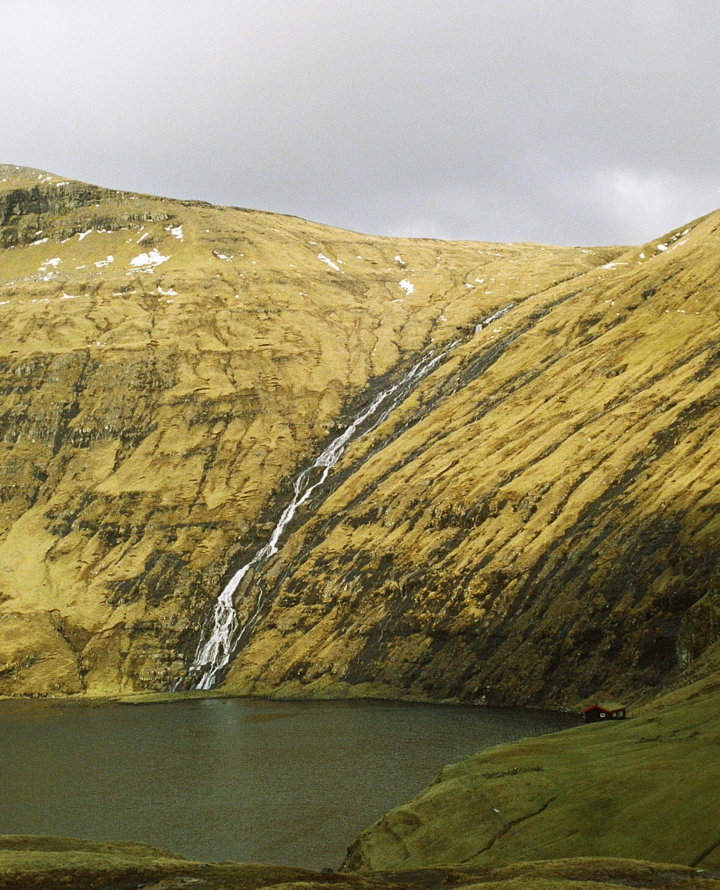
%> input picture Examples/faroe.jpg, 1440 x 1779 px (shown at 1/2 size)
$ octave --eval "dither('Examples/faroe.jpg');"   (GNU Octave 9; MATLAB toolbox functions it lacks are replaced by stand-ins)
%> lines starting %> are read from the running program, lines starting %| are printed output that depends on the picture; in (x1, y1, x2, y2) boxes, pixels count from 0 and x2, y2 are one past the last pixel; in counts of white or black regions, pixels touching at a corner belong together; the program's own positions count from 1
function[] = dither(inputimage,edgethreshold);
%> called with inputimage = 'Examples/faroe.jpg'
%8x8 DITHERING FUNCTION
threshold = [ 0,48,12,60, 3,51,15,63; 32,16,44,28,35,19,47,31;8,56, 4,52,11,59, 7,55;40,24,36,20,43,27,39,23;2,50,14,62, 1,49,13,61;
34,18,46,30,33,17,45,29;10,58, 6,54, 9,57, 5,53;42,26,38,22,41,25,37,21];
%this is the 8x8 bayers threshold matrix

IMG = imread(inputimage);
%> IMG is the input picture: size 1779x1440x3 uint8; mean R, G, B 145.5, 136.4, 98.6
scale = 1280/sum(size(IMG));
%> scale = 0.397
IMG = imresize(IMG,scale);
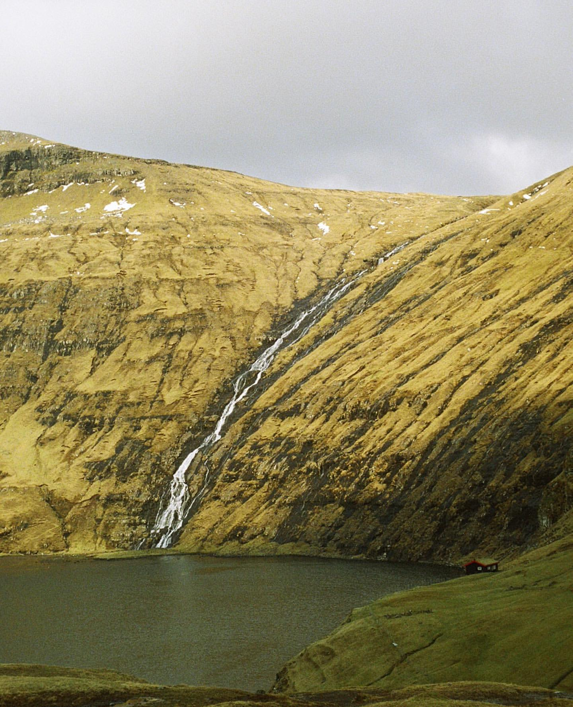
%> IMG: size 707x573x3 uint8; mean R, G, B 145.5, 136.4, 98.6

%EDGE TARGET DETECT
if nargin == 1
    BW = edge(IMG(:,:,1),'Prewitt');
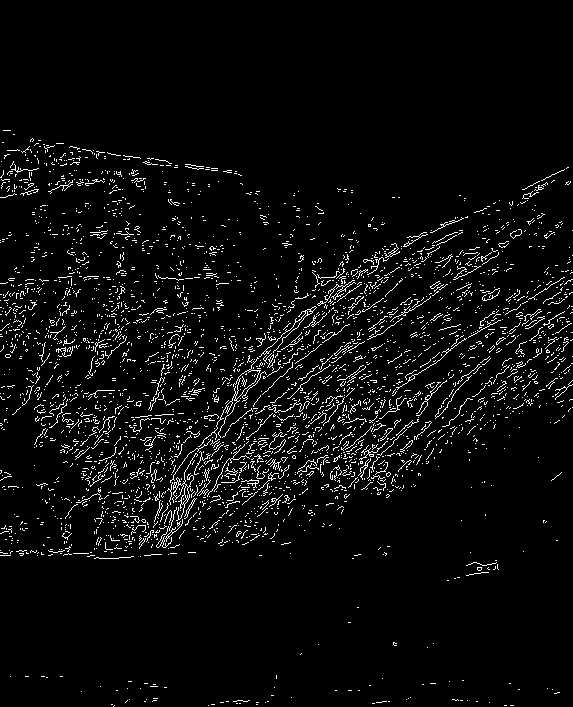
%> BW: size 707x573 logical; 4.5% white in thin lines or dots, all inside (x1, y1, x2, y2) = (0, 130, 573, 707)
else
    BW = edge(IMG(:,:,1),'Prewitt',edgethreshold);
end
outlinetarget = find(BW == 1);
%> outlinetarget = 18081 values from 178 to 404812

%GRAYSCALE/NORMALISE/OUTLINE IMAGE
IMG = rgb2gray(IMG);
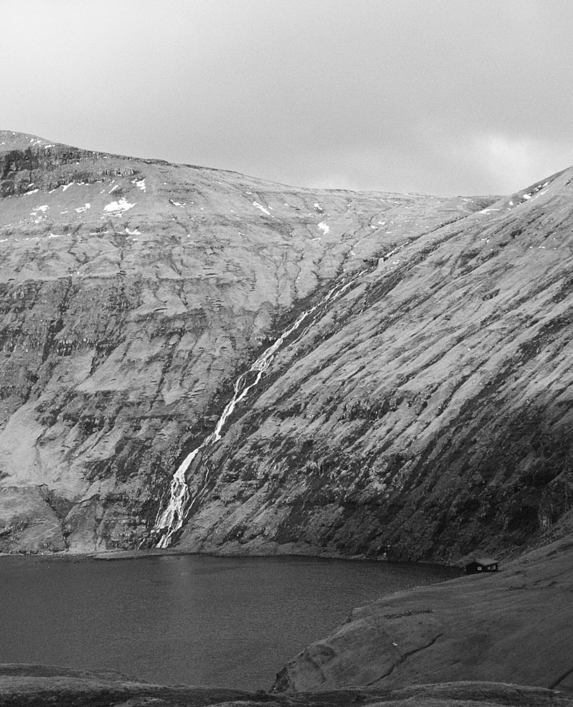
%> IMG: size 707x573 uint8; min 6, max 255, mean 134.8
IMG = double(IMG)/64;  %normalise to 8-bit
%> IMG: size 707x573 double
IMG(outlinetarget) = 255;
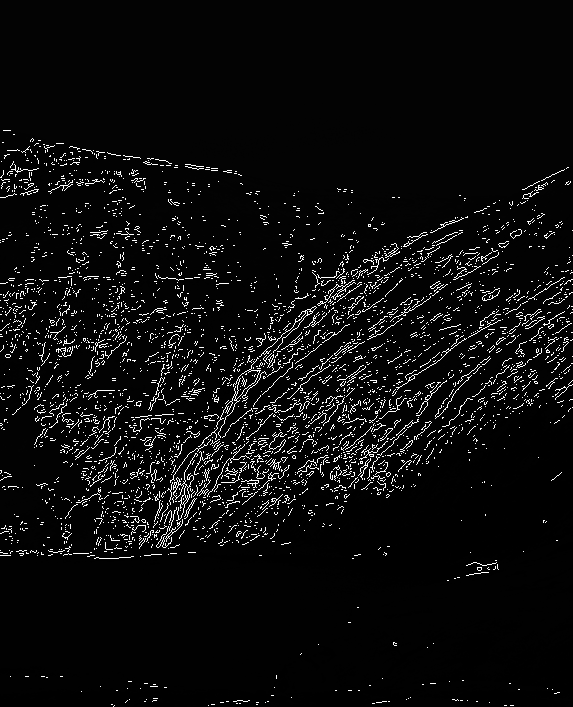
%> IMG: size 707x573 double; min 0.0938, max 255, mean 13.4
%adjust size of threshold map
maxsize = max(size(IMG));
%> maxsize = 707
repno = ceil(maxsize/8);
%> repno = 89
threshold = repmat(threshold,repno);
threshold=threshold(1:size(IMG,1),1:size(IMG,2));

%THRESHOLD COMPARISON
signcheck = IMG - threshold;
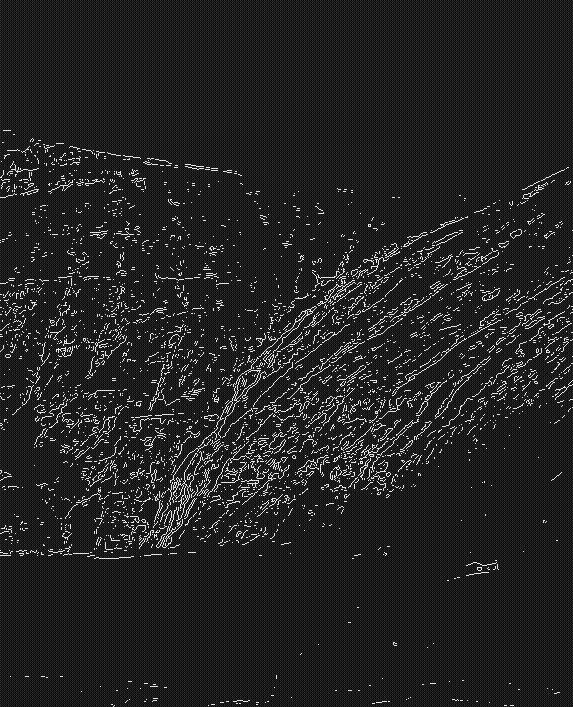
%> signcheck: size 707x573 double; min -62.78, max 255, mean -18.1; drawn with min black and max white
targetsblk = find(signcheck < 0);
%> targetsblk = 370707 values from 2 to 405111
targetswht = find(signcheck >= 0);
%> targetswht = 34404 values from 1 to 405105
IMG(targetsblk) = 0;
IMG(targetswht) = 255;
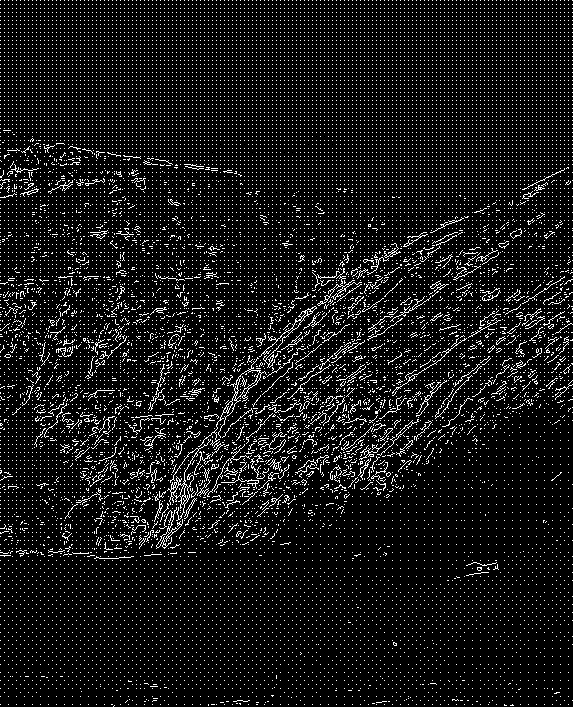
%> IMG: size 707x573 double; 8.5% white in thin lines or dots


image(IMG);
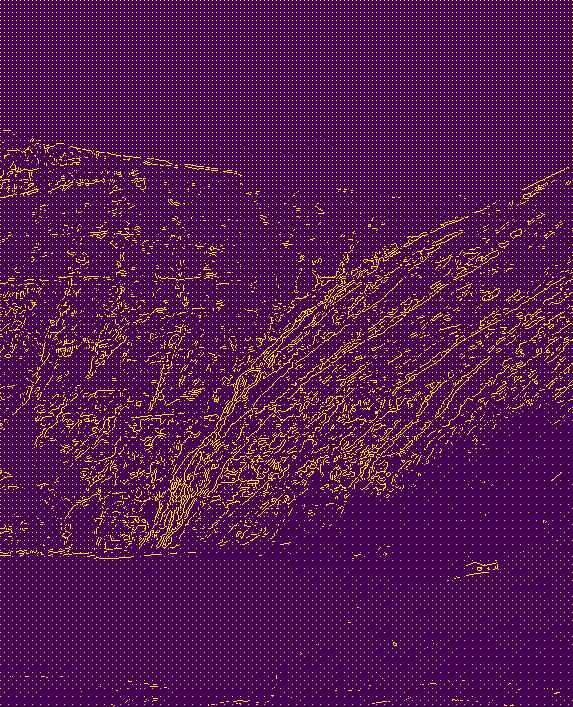
%> displayed picture: size 707x573x3, on the screen's scale of 0 to 255; mean R, G, B 83.5, 20.5, 79.8
imwrite(IMG,'output.jpg');
end

$ run again, on Examples/fika01.jpg
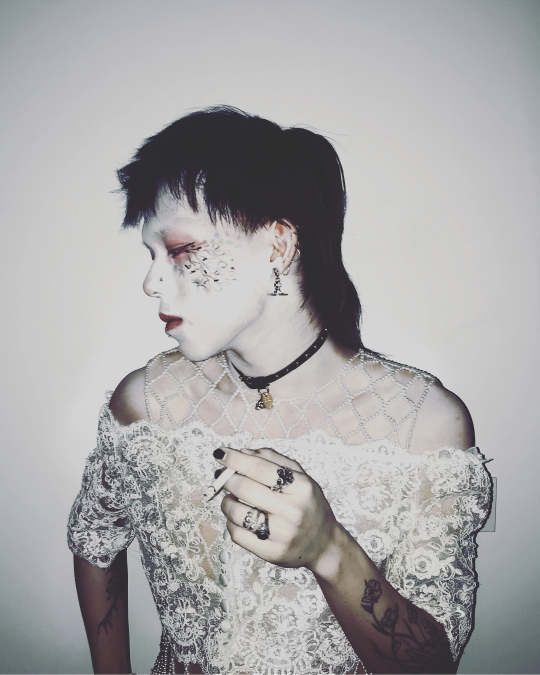
%> input picture Examples/fika01.jpg, 1080 x 1350 px (shown at 1/2 size)
%> in dither, IMG is the input picture: size 1350x1080x3 uint8; mean R, G, B 167.9, 167.2, 168.1
%> in dither, `BW = edge(IMG(:,:,1),'Prewitt');`:
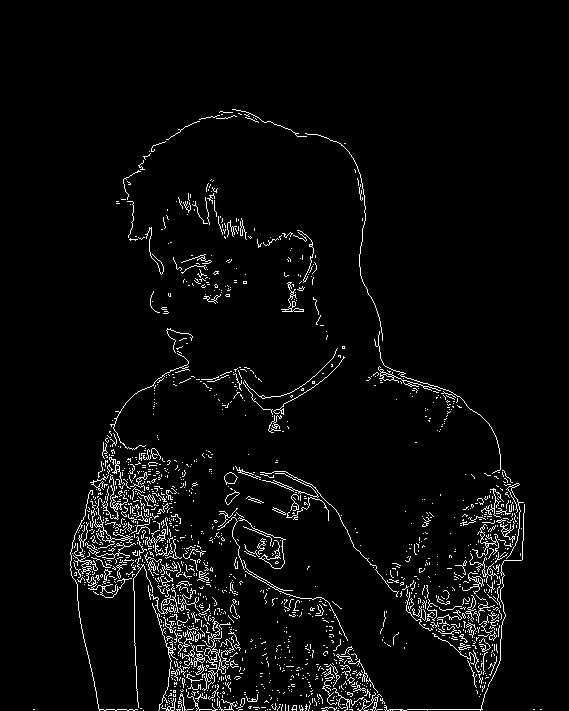
%> BW: size 711x569 logical; 3.9% white in thin lines or dots, all inside (x1, y1, x2, y2) = (33, 109, 542, 711)
%> outlinetarget = 15863 values from 24173 to 385361
%> targetsblk = 369147 values from 2 to 404559
%> targetswht = 35412 values from 1 to 404553
%> in dither, `image(IMG);`:
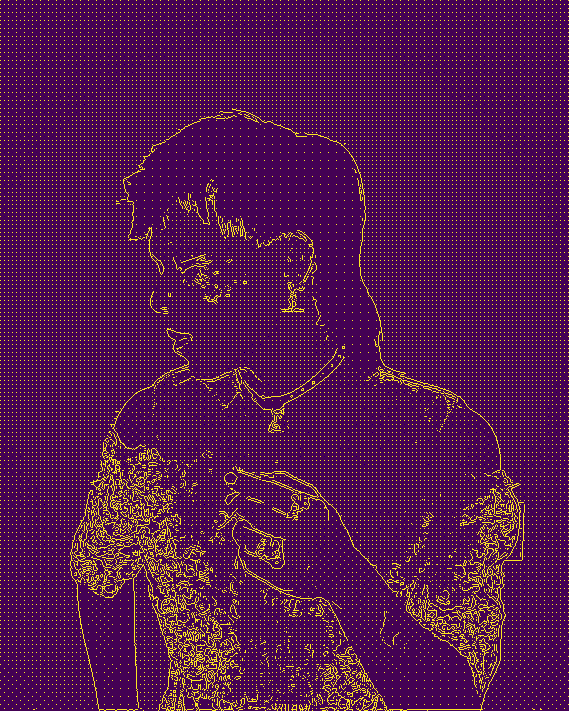
%> displayed picture: size 711x569x3, on the screen's scale of 0 to 255; mean R, G, B 84, 21.1, 79.7

$ run again, on Examples/fucked.jpg
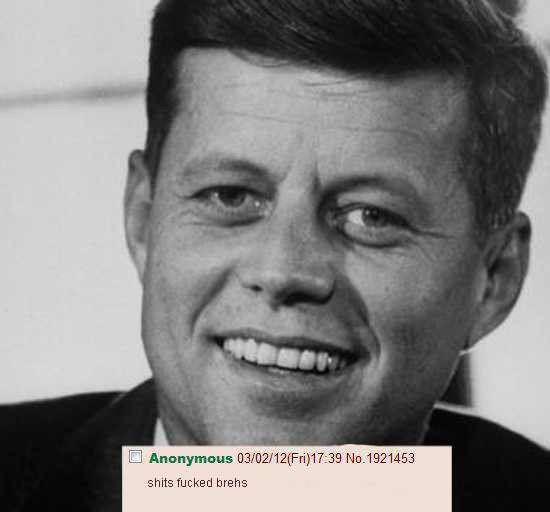
%> input picture Examples/fucked.jpg, 550 x 512 px
%> in dither, IMG is the input picture: size 512x550x3 uint8; mean R, G, B 127, 125.7, 125.1
%> in dither, `BW = edge(IMG(:,:,1),'Prewitt');`:
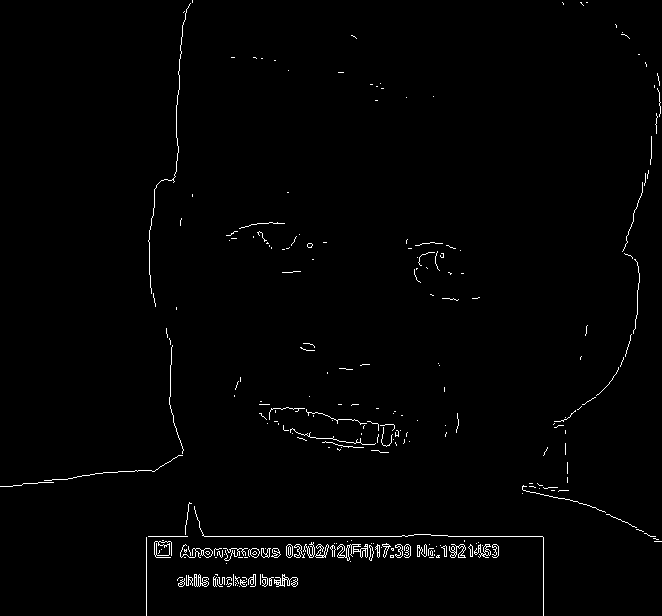
%> BW: size 616x662 logical; 1.2% white in thin lines or dots
%> outlinetarget = 4988 values from 487 to 407718
%> targetsblk = 386783 values from 2 to 407792
%> targetswht = 21009 values from 1 to 407718
%> in dither, `image(IMG);`:
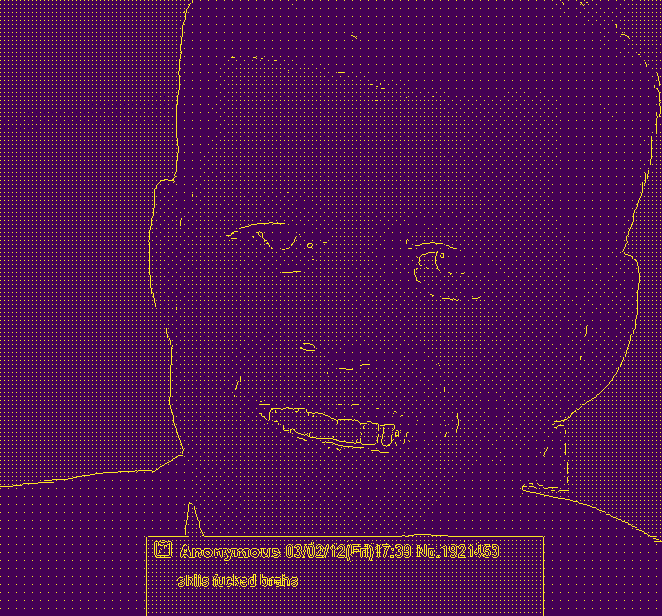
%> displayed picture: size 616x662x3, on the screen's scale of 0 to 255; mean R, G, B 77.4, 12.8, 81.5
